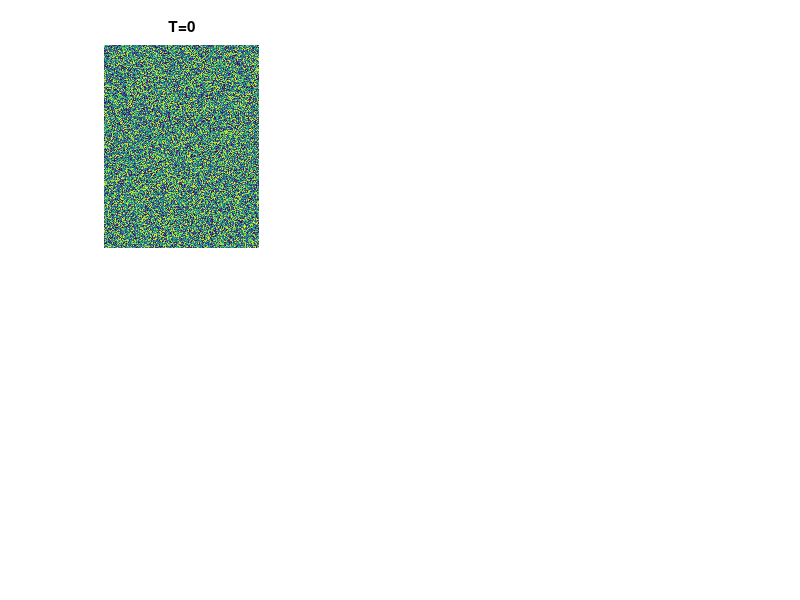

This figure's MATLAB source: (Note: this script raises an error after producing the figure.)
clear;
N=256;
h=2*pi/N;
deltat=0.01;
epsilon=0.1;
beta=2/epsilon;
T=6;

% eigenvalues
[X,Y]=meshgrid(h:h:N*h);
lam2 = 1+beta*deltat-epsilon*deltat*2*(cos(X)+cos(Y)-2)/h^2;

% initial value of u
uin=0.05*(2*rand(N,N)-1);
aver=sum(sum(uin))/N^2;
uin=uin-aver;
u=uin;

% energy and u
subplot(2,3,1);
imagesc(u);
title('T=0');
axis off;

Energy=zeros(1,T/deltat+1);
Energy(1)=energy(h,N,epsilon,u);

for i=1:T/deltat
    % use fft2 to obtain the numerical solution of u
    F=(1+beta*deltat).*u + deltat/epsilon.*(u-u.^3);
    u=real(ifft2(fft2(F)./lam2));
    % energy
    Energy(i+1)=energy(h,N,epsilon,u);
    
    % plot
    if i*deltat == 0.4 
        subplot(2,3,2);
        imagesc(u);
        title('T=0.4');
        axis off;
    end
    if i*deltat == 1 
        subplot(2,3,3);
        imagesc(u);
        title('T=1');
        axis off;
    end
    if i*deltat == 2 
        subplot(2,3,4);
        imagesc(u);
        title('T=2');
        axis off;
    end
    if i*deltat == 6
        subplot(2,3,5);
        imagesc(u);
        title('T=6');
        axis off;
    end
end
 
% plot
subplot(2,3,6);
plot(Energy)
title('Energy evolution')
ylabel('Energy');
xlabel('T')
xticks((0:100:600))
xticklabels({'0','1','2','3','4','5','6'});